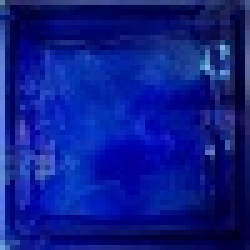
//> input picture CarTrainerAll/CarTrainer Learning alghorythm Genetic/CarTrainer/Images/block.jpg, 50 x 50 px (shown 5 times larger)
$ ./main '../../CarTrainerAll/CarTrainer Learning alghorythm Genetic/CarTrainer/Images/block.jpg'   (built with g++ and OpenCV 4)
//> lines starting //> are read from the running program, lines starting //| are printed output that depends on the picture
#include <iostream>
#include <opencv2/opencv.hpp>

int main(int argc, char **argv)
{

	if (argc != 2)
	{
		std::cout << "USE: " << argv[0] << " <file_path>" << std::endl;
		return 1;
	}

	//Our color image
	cv::Mat imageMat = cv::imread(argv[1], CV_LOAD_IMAGE_COLOR);
//> imageMat is the input picture: 50 rows x 50 cols, CV_8UC3; mean B, G, R 138.3, 28.1, 12.5
	if (imageMat.empty())
	{
		std::cerr << "ERROR: Could not read image " << argv[1] << std::endl;
		return 1;
	}

	//Grayscale matrix
	cv::Mat grayscaleMat(imageMat.size(), CV_8U);

	//Convert BGR to Gray
	cv::cvtColor(imageMat, grayscaleMat, CV_BGR2GRAY);
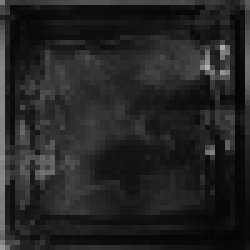
//> grayscaleMat: 50 rows x 50 cols, CV_8UC1 (shown 5 times larger); min 4, max 176, mean 36

	//Binary image
	cv::Mat binaryMat(grayscaleMat.size(), grayscaleMat.type());

	//Apply thresholding
	cv::threshold(grayscaleMat, binaryMat, 100, 255, cv::THRESH_BINARY);
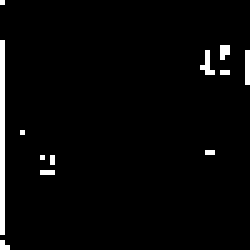
//> binaryMat: 50 rows x 50 cols, CV_8UC1 (shown 5 times larger); 2.9% white in thin lines or dots

	//Show the results
	cv::namedWindow("Output", cv::WINDOW_AUTOSIZE);
	cv::imshow("Output", binaryMat);

	cv::waitKey(0);

	return 0;
}
